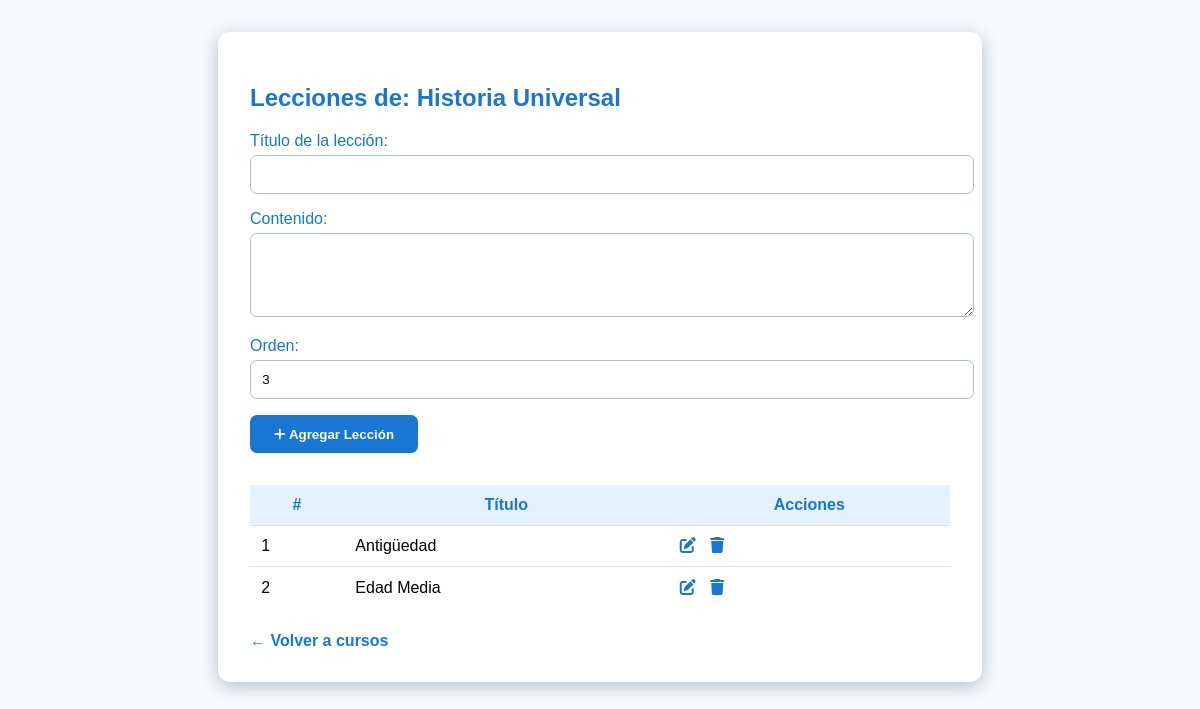
The page /dashboard/admin/manage_lessons.php?curso_id=3 (signed in) on the database its author committed.
### tables this page shows
CREATE TABLE IF NOT EXISTS `cursos` (
  `id` int(11) NOT NULL AUTO_INCREMENT,
  `titulo` varchar(100) NOT NULL,
  `descripcion` text NOT NULL,
  `instructor_id` int(11) NOT NULL,
  `creado_en` timestamp NOT NULL DEFAULT current_timestamp(),
  `imagen_portada` varchar(255) DEFAULT NULL,
  `categoria` varchar(50) DEFAULT NULL,
  `estado` enum('borrador','publicado','archivado') DEFAULT 'borrador',
  `nivel` varchar(30) DEFAULT NULL,
  `duracion` varchar(30) DEFAULT NULL,
  `requisitos` text DEFAULT NULL,
  PRIMARY KEY (`id`),
  KEY `instructor_id` (`instructor_id`)
);

CREATE TABLE IF NOT EXISTS `lecciones` (
  `id` int(11) NOT NULL AUTO_INCREMENT,
  `curso_id` int(11) NOT NULL,
  `titulo` varchar(150) NOT NULL,
  `contenido` text NOT NULL,
  `orden` int(11) DEFAULT 1,
  PRIMARY KEY (`id`),
  KEY `curso_id` (`curso_id`)
);

### dashboard/admin/manage_lessons.php (the view, shortened to what this page needs)
<?php
require_once __DIR__ . '/../../backend/db/db.php';
$curso_id = isset($_GET['curso_id']) ? intval($_GET['curso_id']) : 0;
$stmt = $conn->prepare('SELECT titulo FROM cursos WHERE id = ?');
$stmt->execute([$curso_id]);
$curso = $stmt->fetch(PDO::FETCH_ASSOC);
$stmt = $conn->prepare('SELECT * FROM lecciones WHERE curso_id = ? ORDER BY orden ASC');
$stmt->execute([$curso_id]);
$lecciones = $stmt->fetchAll(PDO::FETCH_ASSOC);
?>
<!DOCTYPE html>
<html lang="es">
<head>
    <link rel="stylesheet" href="https://cdnjs.cloudflare.com/ajax/libs/font-awesome/6.0.0/css/all.min.css">
</head>
<body>
<div class="container">
    <h2>Lecciones de: <?= htmlspecialchars($curso['titulo']) ?></h2>
    <form method="post">
        <label for="titulo">Título de la lección:</label>
        <input type="text" id="titulo" name="titulo" required>
        <label for="contenido">Contenido:</label>
        <textarea id="contenido" name="contenido" rows="4" required></textarea>
        <label for="orden">Orden:</label>
        <input type="number" id="orden" name="orden" min="1" value="<?= count($lecciones)+1 ?>" required>
        <button type="submit"><i class="fas fa-plus"></i> Agregar Lección</button>
    </form>
    <table>
        <thead>
            <tr><th>#</th><th>Título</th><th>Acciones</th></tr>
        </thead>
        <tbody>
        <?php foreach ($lecciones as $lec): ?>
            <tr>
                <td><?= $lec['orden'] ?></td>
                <td><?= htmlspecialchars($lec['titulo']) ?></td>
                <td class="actions">
                    <a href="/AprendePlus/dashboard/admin/edit_lesson.php?id=<?= $lec['id'] ?>&curso_id=<?= $curso_id ?>" title="Editar"><i class="fas fa-edit"></i></a>
                    <a href="/AprendePlus/dashboard/admin/delete_lesson.php?id=<?= $lec['id'] ?>&curso_id=<?= $curso_id ?>" title="Eliminar" onclick="return confirm('¿Eliminar esta lección?')"><i class="fas fa-trash"></i></a>
                </td>
            </tr>
        <?php endforeach; ?>
        </tbody>
    </table>
    <a href="/AprendePlus/dashboard/admin/all_courses.php" style="display:inline-block;margin-top:1.5rem;color:#1976d2;text-decoration:none;font-weight:600;">&larr; Volver a cursos</a>
</div>
</body>
</html>

### dashboard/admin/manage_lessons.php (style rules this page uses)
body { font-family: 'Poppins', sans-serif; background: #f7fafc; margin:0; padding:0; }
.container { max-width: 700px; margin: 2rem auto; background: #fff; border-radius: 12px; box-shadow: 0 4px 18px #b0bec5; padding: 2rem; }
h2 { color: #1976d2; }
form { margin-bottom: 2rem; }
label { display:block; margin-bottom:0.3rem; color:#1976d2; font-weight:500; }
input[type=text], textarea, input[type=number] { width:100%; padding:0.7rem; border-radius:7px; border:1px solid #b0bec5; margin-bottom:1rem; }
button { background:#1976d2; color:#fff; border:none; border-radius:7px; padding:0.7rem 1.5rem; font-weight:600; cursor:pointer; }
table { width:100%; border-collapse:collapse; margin-top:1.5rem; }
th, td { padding:0.7rem; border-bottom:1px solid #e0e0e0; }
th { background:#e3f2fd; color:#1976d2; }
tr:last-child td { border-bottom:none; }
.actions a { color:#1976d2; margin-right:10px; text-decoration:none; }

### rows shown on the page
cursos: titulo "Historia Universal"
lecciones: orden "1", titulo "Antigüedad"
lecciones: orden "2", titulo "Edad Media"
